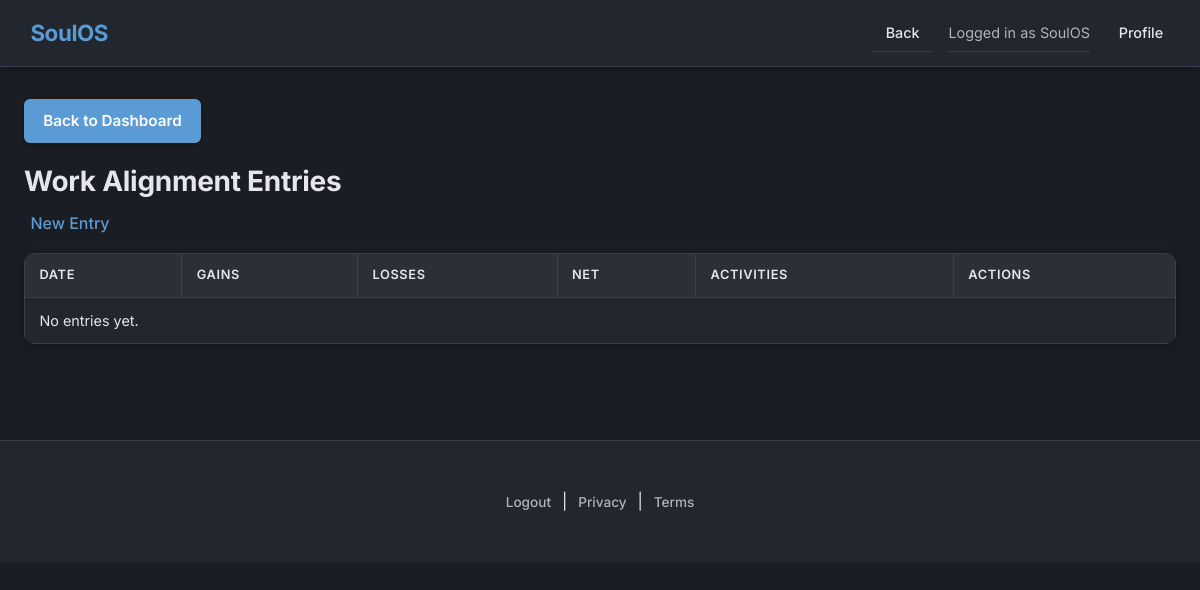
The app's page /work-alignment/entries/ (signed in), older data.
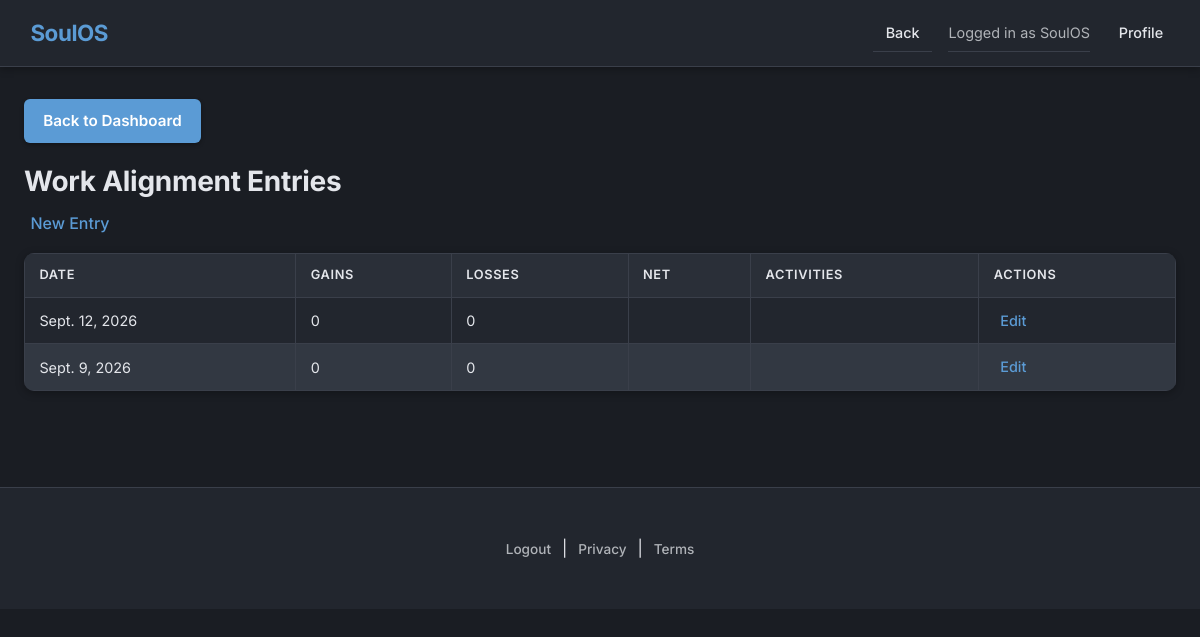
The same page, newer data.
### work_alignment/models.py (models this page shows, shortened)
class WorkLog(models.Model):
    date = models.DateField(unique=True)
    facility = models.CharField(max_length=200, blank=True)
    indicators = models.JSONField(default=dict)
    indicators_baseline = models.JSONField(default=dict)
    activities = models.TextField(blank=True)
    meetings = models.TextField(blank=True)
    outcomes = models.TextField(blank=True)
    challenges = models.TextField(blank=True)
    solutions = models.TextField(blank=True)
    daily_plan = models.TextField(blank=True)
    achievements = models.TextField(blank=True)
    failures = models.TextField(blank=True)
    gains = models.IntegerField(default=0)
    losses = models.IntegerField(default=0)
    created_at = models.DateTimeField(auto_now_add=True)

### work_alignment/views.py (the view)
# urls.py: path("entries/", entries, name="entries"),
@login_required
def entries(request):
    logs = (
        WorkLog.objects.all()
        .only("date", "gains", "losses", "activities")
        .order_by("-date")
    )
    return render(
        request,
        "work_alignment/entries.html",
        {"logs": logs},
    )

### templates/work_alignment/entries.html (shortened to what this page needs)
{% extends "base.html" %}
{% load static %}
{% block content %}
<div>
    <h1>Work Alignment Entries</h1>
    <a href="{% url 'work_alignment:edit_entry' %}">New Entry</a>
    <table>
        <thead>
            <tr>
                <th>Date</th>
                <th>Gains</th>
                <th>Losses</th>
                <th>Net</th>
                <th>Activities</th>
                <th>Actions</th>
            </tr>
        </thead>
        <tbody>
            {% for log in logs %}
            <tr>
                <td>{{ log.date }}</td>
                <td>{{ log.gains }}</td>
                <td>{{ log.losses }}</td>
                <td>{{ log.gains|add:"-"|add:log.losses|floatformat:0 }}</td>
                <td>{{ log.activities|truncatechars:50 }}</td>
                <td>
                    <a href="{% url 'work_alignment:edit_entry_date' log.date %}">Edit</a>
                </td>
            </tr>
            {% empty %}
            <tr><td colspan="6">No entries yet.</td></tr>
            {% endfor %}
        </tbody>
    </table>
</div>
{% endblock %}

### templates/base.html (shortened to what this page needs)
{% load static %}
<!DOCTYPE html>
<html lang="en">
<head>
    <link rel="stylesheet" href="{% static 'css/healing-styles.css' %}">
</head>
<body>
    <header>
        <nav class="navbar">
            <div class="navbar-container">
                <a href="{% if user.is_authenticated %}{% url 'dashboard_app:home' %}{% else %}{% url 'index' %}{% endif %}" class="navbar-brand">SoulOS</a>
                <ul class="navbar-nav">
                    {% if user.is_authenticated %}
                        <li><a href="{% url 'dashboard_app:home' %}">Back</a></li>
                        <li><span>Logged in as {{ user.username }}</span></li>
                        <li><a href="{% url 'profile_app:dashboard' %}">Profile</a></li>
                    {% endif %}
                </ul>
            </div>
        </nav>
    </header>
    <div class="container">
        {% if user.is_authenticated %}
            <a href="{% url 'dashboard_app:home' %}" class="btn back-btn">Back to Dashboard</a>
        {% endif %}
        {% block content %}{% endblock %}
    </div>
    <footer>
        <div class="container">
            {% if user.is_authenticated %}
                <a href="{% url 'logout' %}">Logout</a> |
                <a href="{% url 'legal:privacy' %}">Privacy</a> |
                <a href="{% url 'legal:terms' %}">Terms</a>
            {% endif %}
        </div>
    </footer>
</body>
</html>

### static/css/healing-styles.css (style rules this page uses)
:root { --bg-primary: #1a1d23; --bg-secondary: #22262e; --bg-card: #2a2f38; --bg-hover: #323842; --text-primary: #e4e6eb; --text-secondary: #b0b3b8; --text-muted: #8a8d91; --accent: #5b9bd5; --accent-hover: #7db3e0; --border: #3a3f4a; --success: #34978f; --danger: #e74c3c; --shadow: rgba(0, 0, 0, 0.3); --radius: 10px; --radius-sm: 6px; }
* { margin: 0; padding: 0; box-sizing: border-box; }
body { background: var(--bg-primary); color: var(--text-primary); font-family: 'Inter', -apple-system, BlinkMacSystemFont, 'Segoe UI', sans-serif; line-height: 1.6; min-height: 100vh; }
a { color: var(--accent); text-decoration: none; font-weight: 500; border-radius: var(--radius-sm); padding: 0.2rem 0.4rem; transition: all 0.25s ease; }
.navbar { background: var(--bg-secondary); border-bottom: 1px solid var(--border); padding: 0.75rem 0; box-shadow: 0 2px 8px var(--shadow); position: sticky; top: 0; z-index: 100; }
.navbar-container { max-width: 1200px; margin: 0 auto; padding: 0 1.5rem; display: flex; justify-content: space-between; align-items: center; }
.navbar-brand { font-size: 1.4rem; font-weight: 700; color: var(--accent); letter-spacing: -0.02em; }
.navbar-nav { list-style: none; display: flex; gap: 1rem; align-items: center; }
.navbar-nav li { color: var(--text-secondary); font-size: 0.9rem; }
.navbar-nav a { color: var(--text-primary); background: transparent; padding: 0.4rem 0.8rem; border-radius: var(--radius-sm); font-weight: 500; }
.container { max-width: 1200px; margin: 0 auto; padding: 2rem 1.5rem; }
button, .btn { background: var(--accent); color: #fff; padding: 0.7rem 1.4rem; border: none; border-radius: var(--radius-sm); cursor: pointer; font-weight: 600; font-size: 0.95rem; transition: all 0.25s ease; box-shadow: 0 2px 4px var(--shadow); }
h1, h2, h3, h4 { color: var(--text-primary); font-weight: 700; margin-bottom: 0.5rem; letter-spacing: -0.01em; }
h1 { font-size: 1.75rem; }
table { border-collapse: collapse; width: 100%; margin: 1rem 0; background: var(--bg-secondary); border-radius: var(--radius); overflow: hidden; box-shadow: 0 2px 8px var(--shadow); }
th, td { border: 1px solid var(--border); padding: 0.7rem 0.9rem; text-align: left; font-size: 0.9rem; }
th { background: var(--bg-card); color: var(--text-primary); font-weight: 600; text-transform: uppercase; font-size: 0.8rem; letter-spacing: 0.05em; }
tr:nth-child(even) { background: var(--bg-hover); }
.back-btn { display: inline-block; margin-bottom: 1rem; background: var(--accent); color: #fff; padding: 0.6rem 1.2rem; border-radius: var(--radius-sm); font-weight: 600; text-decoration: none; transition: all 0.25s ease; box-shadow: 0 2px 4px var(--shadow); }
footer { background: var(--bg-secondary); border-top: 1px solid var(--border); padding: 1rem 0; margin-top: 3rem; text-align: center; }
footer a { color: var(--text-secondary); font-size: 0.85rem; }
ul { list-style: none; }
ul li { padding: 0.4rem 0; color: var(--text-secondary); border-bottom: 1px solid var(--border); }
ul li:last-child { border-bottom: none; }

Row changes from the older to the newer data that the page shows:
added WorkLog: date "Sept. 12, 2026", gains "0", losses "0"
added WorkLog: date "Sept. 9, 2026", gains "0", losses "0"
Text that changed along with them:
text no longer shown: "No entries yet."
